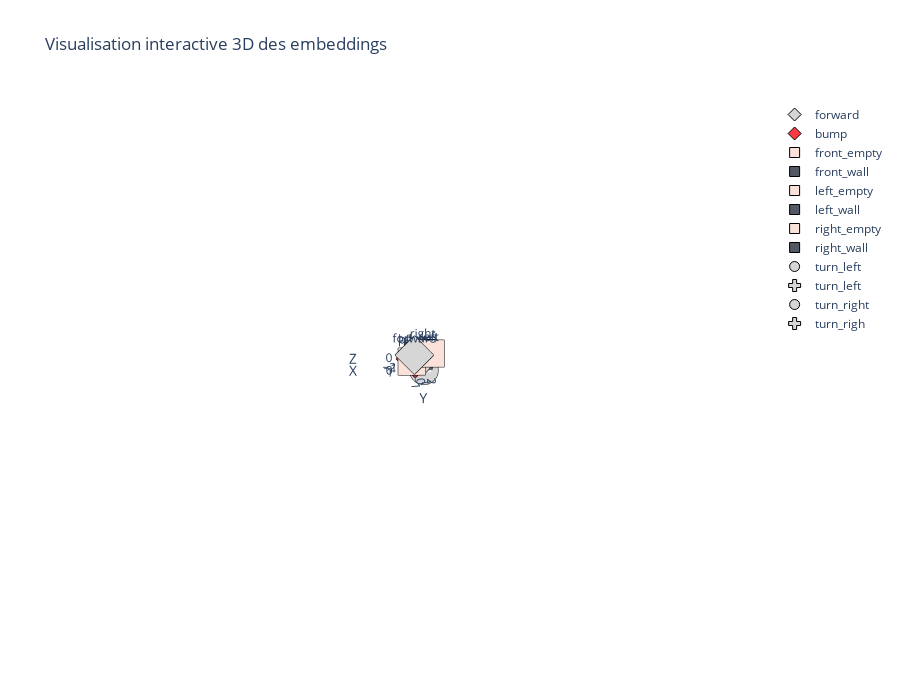

Source (notebook cell):
### Code cell
# Liste de formes de marqueurs disponibles dans Plotly
marker_symbols = [
    'diamond', 'diamond', 'square', 'square', 'square', 'square','square', 'square', 'circle', 'cross', 'circle', 'cross'
]

# Couleurs (différentes pour chaque token)
colors = [
    '#D6D6D6', '#F93943', '#FAE2DB', '#535865', '#FAE2DB', '#535865', '#FAE2DB', '#535865', '#D6D6D6', '#D6D6D6', '#D6D6D6', '#D6D6D6'
]


def plotly_embedding(agent):
    # Extraire les vecteurs d'embedding
    embedding_weights = agent._lstm.embedding.weight.data        
    # Récupérer les coordonnées
    x = embedding_weights[:, 0].numpy()
    y = embedding_weights[:, 1].numpy()
    z = embedding_weights[:, 2].numpy()
    labels = ['forward', 'bump', 'front_empty', 'front_wall', 'left_empty', 'left_wall','right_empty', 'right_wall', 'turn_left', 'turn_left', 'turn_right', 'turn_righ']
    tags = ['forward', 'bump', 'front', 'front', 'left', 'left','right', 'right', 'left', '', 'right', '']
    #labels = [f"Token {i}" for i in range(agent._lstm.len_vocab)]
    # Créer une figure Plotly
    fig = go.Figure()
    
    for i in range(agent._lstm.len_vocab):
        fig.add_trace(go.Scatter3d(
            x=[x[i]],
            y=[y[i]],
            z=[z[i]],
            mode='markers+text',
            name=labels[i],
            marker=dict(
                size=10,
                color=colors[i],
                symbol=marker_symbols[i],
                line=dict(width=1, color='black')
            ),
            text= tags[i],
            textposition='top center'
        ))
    
    fig.update_layout(
        title='Visualisation interactive 3D des embeddings',
        width=900,
        height=700,
        scene=dict(
            xaxis_title='X',
            yaxis_title='Y',
            zaxis_title='Z'
        )
    )
    
    # Affichage interactif
    fig.show()

plotly_embedding(a)

### Figure 1 — Plotly figure (JSON) as saved in the notebook; plotly's stock layout.template omitted (floating-point values rounded to 4 significant figures)
{"data": [{"marker": {"color": "#D6D6D6", "line": {"color": "black", "width": 1}, "size": 10, "symbol": "diamond"}, "mode": "markers+text", "name": "forward", "text": "forward", "textposition": "top center", "type": "scatter3d", "x": [1.061], "y": [-1.125], "z": [1.463]}, {"marker": {"color": "#F93943", "line": {"color": "black", "width": 1}, "size": 10, "symbol": "diamond"}, "mode": "markers+text", "name": "bump", "text": "bump", "textposition": "top center", "type": "scatter3d", "x": [0.3706], "y": [-0.9438], "z": [0.4536]}, {"marker": {"color": "#FAE2DB", "line": {"color": "black", "width": 1}, "size": 10, "symbol": "square"}, "mode": "markers+text", "name": "front_empty", "text": "front", "textposition": "top center", "type": "scatter3d", "x": [-0.6494], "y": [0.4721], "z": [-0.1684]}, {"marker": {"color": "#535865", "line": {"color": "black", "width": 1}, "size": 10, "symbol": "square"}, "mode": "markers+text", "name": "front_wall", "text": "front", "textposition": "top center", "type": "scatter3d", "x": [-1.126], "y": [-0.107], "z": [0.2827]}, {"marker": {"color": "#FAE2DB", "line": {"color": "black", "width": 1}, "size": 10, "symbol": "square"}, "mode": "markers+text", "name": "left_empty", "text": "left", "textposition": "top center", "type": "scatter3d", "x": [1.011], "y": [1.926], "z": [1.706]}, {"marker": {"color": "#535865", "line": {"color": "black", "width": 1}, "size": 10, "symbol": "square"}, "mode": "markers+text", "name": "left_wall", "text": "left", "textposition": "top center", "type": "scatter3d", "x": [-0.1151], "y": [-0.3093], "z": [0.8163]}, {"marker": {"color": "#FAE2DB", "line": {"color": "black", "width": 1}, "size": 10, "symbol": "square"}, "mode": "markers+text", "name": "right_empty", "text": "right", "textposition": "top center", "type": "scatter3d", "x": [1.009], "y": [-1.656], "z": [0.1048]}, {"marker": {"color": "#535865", "line": {"color": "black", "width": 1}, "size": 10, "symbol": "square"}, "mode": "markers+text", "name": "right_wall", "text": "right", "textposition": "top center", "type": "scatter3d", "x": [0.8152], "y": [0.5815], "z": [1.788]}, {"marker": {"color": "#D6D6D6", "line": {"color": "black", "width": 1}, "size": 10, "symbol": "circle"}, "mode": "markers+text", "name": "turn_left", "text": "left", "textposition": "top center", "type": "scatter3d", "x": [0.4685], "y": [0.6749], "z": [-2.006]}, {"marker": {"color": "#D6D6D6", "line": {"color": "black", "width": 1}, "size": 10, "symbol": "cross"}, "mode": "markers+text", "name": "turn_left", "text": "", "textposition": "top center", "type": "scatter3d", "x": [-3.645e-27], "y": [-2.375e-15], "z": [1.874e-15]}, {"marker": {"color": "#D6D6D6", "line": {"color": "black", "width": 1}, "size": 10, "symbol": "circle"}, "mode": "markers+text", "name": "turn_right", "text": "right", "textposition": "top center", "type": "scatter3d", "x": [0.6844], "y": [-0.59], "z": [0.08121]}, {"marker": {"color": "#D6D6D6", "line": {"color": "black", "width": 1}, "size": 10, "symbol": "cross"}, "mode": "markers+text", "name": "turn_righ", "text": "", "textposition": "top center", "type": "scatter3d", "x": [9.477e-09], "y": [-0.0007635], "z": [5.952e-13]}], "layout": {"dragmode": "zoom", "height": 700, "scene": {"aspectmode": "auto", "aspectratio": {"x": 0.7061, "y": 1.156, "z": 1.225}, "camera": {"center": {"x": 0, "y": 0, "z": 0}, "eye": {"x": 33.67, "y": -1.297, "z": 14.32}, "projection": {"type": "perspective"}, "up": {"x": 0, "y": 0, "z": 1}}, "dragmode": "turntable", "xaxis": {"title": {"text": "X"}, "type": "linear"}, "yaxis": {"title": {"text": "Y"}, "type": "linear"}, "zaxis": {"title": {"text": "Z"}, "type": "linear"}}, "title": {"text": "Visualisation interactive 3D des embeddings"}, "width": 900}}
